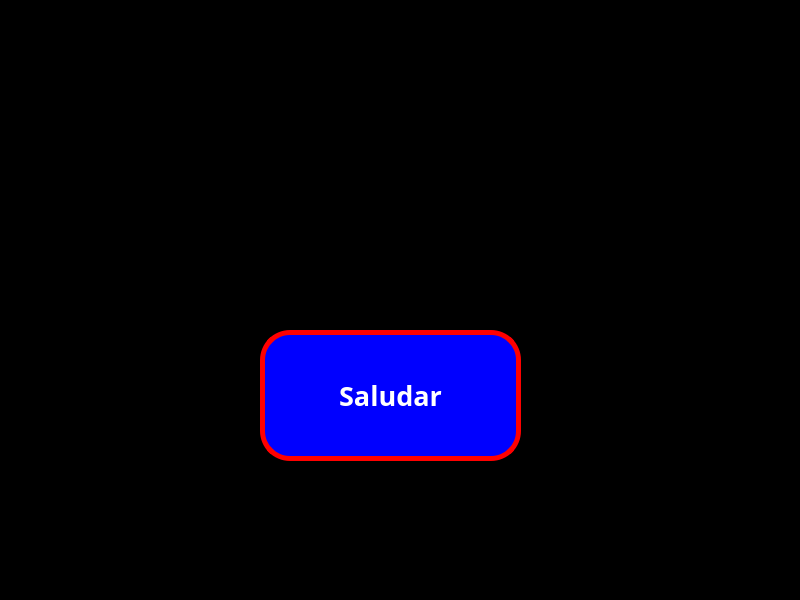
<?xml version="1.0" encoding="UTF-8"?>
<ui version="4.0">
 <class>MainWindow</class>
 <widget class="QMainWindow" name="MainWindow">
  <property name="geometry">
   <rect>
    <x>0</x>
    <y>0</y>
    <width>800</width>
    <height>600</height>
   </rect>
  </property>
  <property name="windowTitle">
   <string>MainWindow</string>
  </property>
  <property name="styleSheet">
   <string notr="true">background-color: rgb(0, 0, 0);</string>
  </property>
  <widget class="QWidget" name="centralwidget">
   <widget class="QPushButton" name="bt_saludo">
    <property name="geometry">
     <rect>
      <x>260</x>
      <y>330</y>
      <width>261</width>
      <height>131</height>
     </rect>
    </property>
    <property name="font">
     <font>
      <family>Yu Gothic UI Semibold</family>
      <pointsize>20</pointsize>
      <weight>75</weight>
      <bold>true</bold>
     </font>
    </property>
    <property name="styleSheet">
     <string notr="true">background-color: rgb(0, 0, 255);
color: rgb(255, 255, 255);
border-radius: 30px;
border: 5px solid red;</string>
    </property>
    <property name="text">
     <string>Saludar</string>
    </property>
   </widget>
   <widget class="QLineEdit" name="bx_texto">
    <property name="geometry">
     <rect>
      <x>40</x>
      <y>70</y>
      <width>731</width>
      <height>161</height>
     </rect>
    </property>
    <property name="font">
     <font>
      <family>Segoe MDL2 Assets</family>
      <pointsize>14</pointsize>
     </font>
    </property>
    <property name="styleSheet">
     <string notr="true">color: rgb(255, 255, 255);
</string>
    </property>
    <property name="text">
     <string/>
    </property>
    <property name="dragEnabled">
     <bool>false</bool>
    </property>
   </widget>
  </widget>
  <widget class="QMenuBar" name="menubar">
   <property name="geometry">
    <rect>
     <x>0</x>
     <y>0</y>
     <width>800</width>
     <height>26</height>
    </rect>
   </property>
  </widget>
  <widget class="QStatusBar" name="statusbar"/>
 </widget>
 <resources/>
 <connections/>
</ui>
